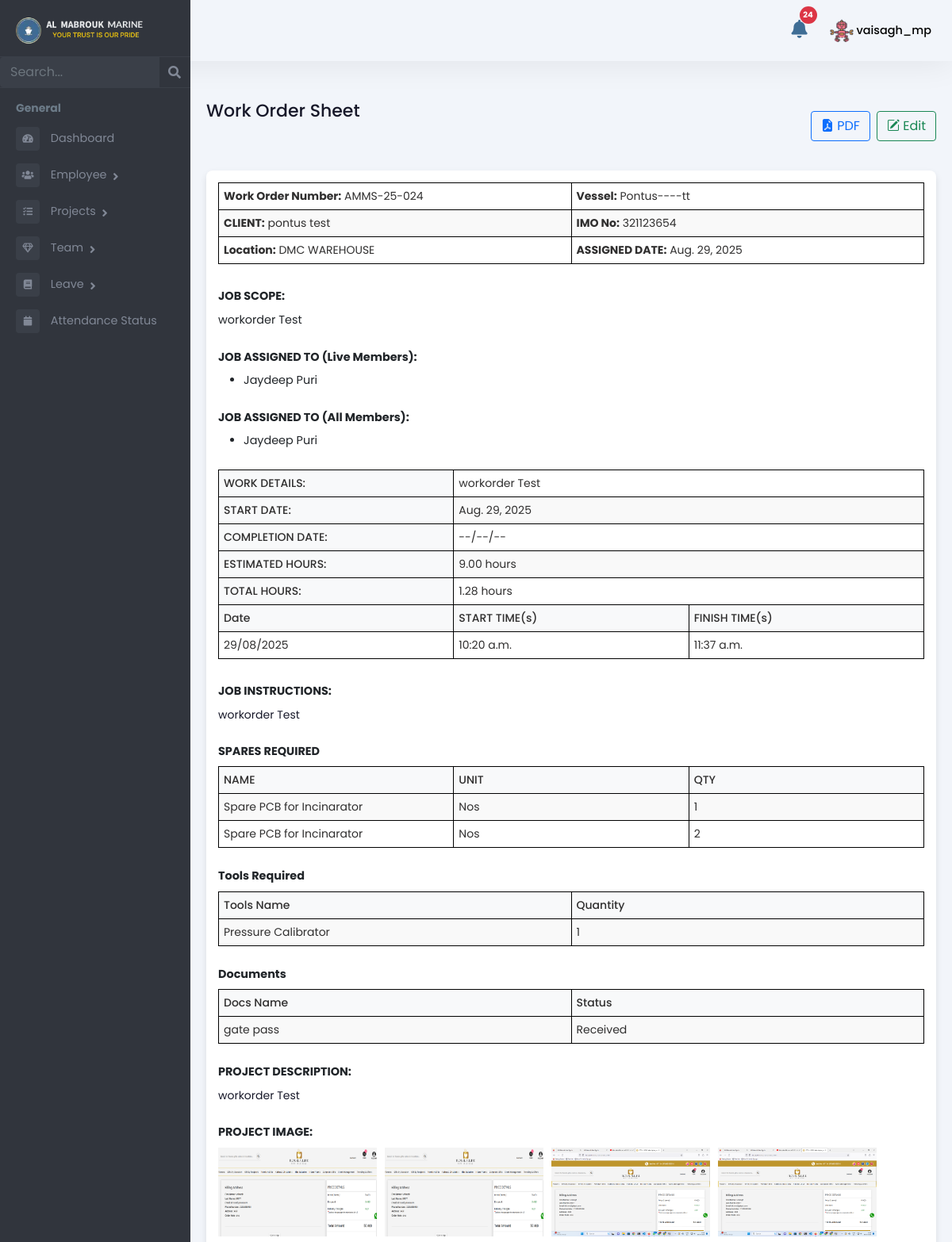
Before: /manager/work-order/view/27/ (signed in, upper part) with the older database file.
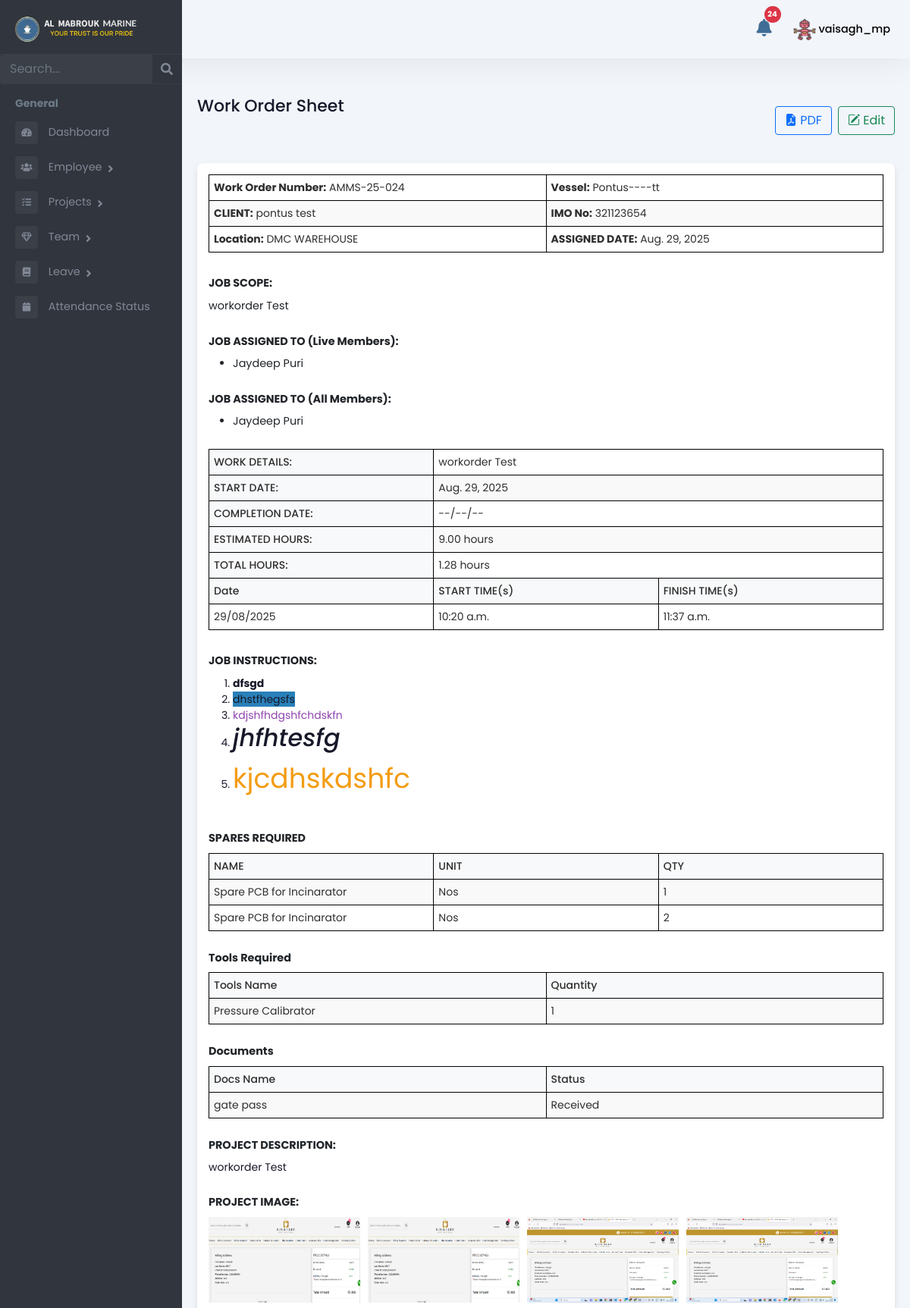
After: the same page with the newer database file.
### Admin/models.py (models this page shows, shortened)
class Employee(models.Model):
    user = models.OneToOneField(User, on_delete=models.CASCADE, related_name='employee_profile')
    is_employee = models.BooleanField(default=False)
    is_manager = models.BooleanField(default=False)
    is_administration = models.BooleanField(default=False)
    is_hr = models.BooleanField(default=False)
    rank = models.CharField(max_length=255, blank=True, null=True)
    salary = models.DecimalField(max_digits=10, decimal_places=2, blank=True, null=True)
    work_days = models.DecimalField(max_digits=10, decimal_places=2, default=0, blank=True)
    holidays = models.IntegerField(null=True, blank=True)
    overseas_days = models.IntegerField(default=0)
    date_of_birth = models.DateField(null=True, blank=True)
    phone_number = models.CharField(max_length=15, blank=True, null=True)
    date_of_join = models.DateField(null=True, blank=True)
    address = models.TextField(blank=True, null=True)
    profile_picture = models.ImageField(upload_to="profile_pictures/", null=True, blank=True)

class WorkOrder(models.Model):
    project = models.OneToOneField(Project, on_delete=models.CASCADE, related_name='workorder', null=True, blank=True)
    work_order_number = models.CharField(max_length=100, unique=True, null=True, blank=True)
    vessel = models.CharField(max_length=100, null=True, blank=True)
    client = models.CharField(max_length=100, null=True, blank=True)
    imo_no = models.CharField(max_length=50, null=True, blank=True)
    location = models.CharField(max_length=100, null=True, blank=True)
    assigned_date = models.DateField(null=True, blank=True)
    job_scope = models.TextField(null=True, blank=True)
    job_instructions = models.TextField(null=True, blank=True)
    project_description = models.TextField(null=True, blank=True)
    job_assigned_to = models.ManyToManyField(User, related_name='assigned_work_orders', blank=True)
    all_members = models.ManyToManyField(
        User, related_name='all_assigned_work_orders', blank=True
    )
    created_by = models.ForeignKey(User, on_delete=models.CASCADE, related_name='created_work_orders', null=True, blank=True)

class WorkOrderDetail(models.Model):
    work_order = models.ForeignKey(WorkOrder, on_delete=models.CASCADE, related_name='detail')
    start_date = models.DateField(null=True, blank=True)
    completion_date = models.DateField(null=True, blank=True)
    estimated_hours = models.DecimalField(max_digits=5, decimal_places=2, null=True, blank=True)
    start_time = models.TimeField(null=True, blank=True)
    finish_time = models.TimeField(null=True, blank=True)

class WorkOrderTime(models.Model):
    work_order = models.ForeignKey(WorkOrder, related_name="times", on_delete=models.CASCADE)
    date = models.DateField()
    start_time = models.TimeField()
    finish_time = models.TimeField()
    estimated_hours = models.DecimalField(
        max_digits=5, decimal_places=2, default=0, editable=False
    )

class Spare(models.Model):
    work_order = models.ForeignKey(WorkOrder, on_delete=models.CASCADE, related_name='spares')
    name = models.CharField(max_length=100)
    unit = models.CharField(max_length=50)
    quantity = models.IntegerField()

class Tool(models.Model):
    work_order = models.ForeignKey(WorkOrder, on_delete=models.CASCADE, related_name='tools')
    name = models.CharField(max_length=100)
    quantity = models.IntegerField()

class Document(models.Model):
    work_order = models.ForeignKey(WorkOrder, on_delete=models.CASCADE, related_name='documents')
    name = models.CharField(max_length=100)
    status = models.CharField(max_length=100)

class WorkOrderImage(models.Model):
    work_order = models.ForeignKey(WorkOrder, on_delete=models.CASCADE, related_name='images')
    image = models.ImageField(upload_to='work_order_images/')

### manager/views.py (the view)
# urls.py: path('work-order/view/<int:pk>/', views.view_work_order, name='view_work_order'),
@login_required
def view_work_order(request, pk):
    work_order = get_object_or_404(WorkOrder, pk=pk)
    work_order_detail = WorkOrderDetail.objects.filter(work_order=work_order).first()
    live_members = []
    if work_order.project:
        if hasattr(work_order.project, "teams"):  # many teams
            live_members = [
                emp.user for team in work_order.project.teams.all()
                for emp in team.employees.all()
            ]
        elif hasattr(work_order.project, "team"):  # single team
            live_members = [emp.user for emp in work_order.project.team.employees.all()]
    all_members = work_order.all_members.all()
    total_hours = (
        WorkOrderTime.objects.filter(work_order=work_order)
        .aggregate(total=Sum('estimated_hours'))['total'] or 0
    )
    total_hours = float(total_hours)
    return render(request, 'Manager/view_work_order.html', {
        'work_order': work_order,
        'work_order_detail': work_order_detail,
        'live_members': live_members,
        'all_members': all_members,
        'calculated_hours': total_hours,
    })

### templates/Manager/view_work_order.html (shortened to what this page needs)
{% extends 'Manager/managerbase.html' %}
{% load static %}
{% block content %}
<div class="d-flex justify-content-between align-items-center mb-4">
  <div class="pg-title">
    <h1>Work Order Sheet</h1>
  </div>
  <div class="d-flex gap-2">
      <a href="{% url 'download-work-order-pdf' work_order.id %}" class="btn btn-outline-primary">
        <i class="bi bi-file-earmark-pdf-fill"></i> PDF
      </a>
      <a href="{% url 'manager-update-work-order' work_order.id %}" class="btn btn-outline-success">
        <i class="bi bi-pencil-square"></i> Edit
      </a>
  </div>
</div>
<div class="widget-box table-wdgt">
  <table class="wo-table" style="width: 100%; margin-bottom: 30px;">
    <tr>
      <td><strong>Work Order Number:</strong> {{ work_order.work_order_number }}</td>
      <td><strong>Vessel:</strong> {{ work_order.vessel }}</td>
    </tr>
    <tr>
      <td><strong>CLIENT:</strong> {{ work_order.client }}</td>
      <td><strong>IMO No:</strong> {{ work_order.imo_no }}</td>
    </tr>
    <tr>
      <td><strong>Location:</strong> {{ work_order.location }}</td>
      <td><strong>ASSIGNED DATE:</strong> {{ work_order.assigned_date }}</td>
    </tr>
  </table>
  <div class="wo-section">
    <div class="wo-title">JOB SCOPE:</div>
    <div>{{ work_order.job_scope }}</div>
  </div>
  <div class="wo-section">
    <div class="wo-title">JOB ASSIGNED TO (Live Members):</div>
    <ul>
      {% for user in live_members %}
        <li>{{ user.get_full_name|default:user.username }}</li>
      {% empty %}
        <li>No live team members assigned.</li>
      {% endfor %}
    </ul>
  </div>
  <div class="wo-section">
    <div class="wo-title">JOB ASSIGNED TO (All Members):</div>
    <ul>
      {% for user in all_members %}
        <li>{{ user.get_full_name|default:user.username }}</li>
      {% empty %}
        <li>No one assigned.</li>
      {% endfor %}
    </ul>
  </div>
  <table class="wo-table" style="width: 100%; margin-bottom: 30px;">
      <tr>
          <th>WORK DETAILS:</th>
          <td colspan="3">{{ work_order.job_scope }}</td>
      </tr>
      <tr>
          <th>START DATE:</th>
          <td colspan="3">{{ work_order_detail.start_date }}</td>
      </tr>
      <tr>
          <th>COMPLETION DATE:</th>
          <td colspan="3">{{ work_order_detail.completion_date|default:"--/--/--" }}</td>
      </tr>
      <tr>
          <th>ESTIMATED HOURS:</th>
          <td colspan="3">{{ work_order_detail.estimated_hours|default:"0" }} hours</td>
      </tr>
      <tr>
          <th>TOTAL HOURS:</th>
          <td colspan="3">{{ calculated_hours|floatformat:2 }} hours</td>
      </tr>
      <tr>
      <th>Date</th>
      <th colspan="2">START TIME(s)</th>
      <th colspan="2">FINISH TIME(s)</th>
      </tr>
      {% for t in work_order.times.all %}
      <tr>
          <td>{{ t.date|date:"d/m/Y" }}</td>
          <td colspan="2">{{ t.start_time|default:"00:00" }}</td>
          <td colspan="2">{{ t.finish_time|default:"00:00" }}</td>
      </tr>
      {% empty %}
      <tr>
          <td colspan="5">No time entries</td>
      </tr>
      {% endfor %}
      </table>
  <div class="wo-section">
    <div class="wo-title">JOB INSTRUCTIONS:</div>
    <pre>{{ work_order.job_instructions | safe }}</pre>
  </div>
  <div class="wo-section">
    <div class="wo-title">SPARES REQUIRED</div>
    <table class="wo-table" style="width: 100%;">
      <tr>
        <th>NAME</th>
        <th>UNIT</th>
        <th>QTY</th>
      </tr>
      {% for spare in work_order.spares.all %}
      <tr>
        <td>{{ spare.name }}</td>
        <td>{{ spare.unit }}</td>
        <td>{{ spare.quantity }}</td>
      </tr>
      {% endfor %}
    </table>
  </div>
  <div class="wo-section">
    <div class="wo-title">Tools Required</div>
    <table class="wo-table" style="width: 100%;">
      <tr>
        <th>Tools Name</th>
        <th>Quantity</th>
      </tr>
      {% for tool in work_order.tools.all %}
      <tr>
        <td>{{ tool.name }}</td>
        <td>{{ tool.quantity }}</td>
      </tr>
      {% endfor %}
    </table>
  </div>
  <div class="wo-section">
    <div class="wo-title">Documents</div>
    <table class="wo-table" style="width: 100%;">
      <tr>
        <th>Docs Name</th>
        <th>Status</th>
      </tr>
      {% for doc in work_order.documents.all %}
      <tr>
        <td>{{ doc.name }}</td>
        <td>{{ doc.status }}</td>
      </tr>
      {% endfor %}
    </table>
  </div>
  <div class="wo-section">
    <div class="wo-title">PROJECT DESCRIPTION:</div>
    <div>{{ work_order.project_description|linebreaks }}</div>
  </div>
  {% if work_order.images.exists %}
    <div class="wo-section">
      <div class="wo-title">PROJECT IMAGE:</div>
      <div style="display: flex; gap: 10px; flex-wrap: wrap;">
        {% for img in work_order.images.all %}
          <img src="{{ img.image.url }}" alt="Project Image" style="width: 200px; height: auto;" />
        {% endfor %}
      </div>
  {% else %}
    <p>No images uploaded.</p>
  {% endif %}
</div>
{% endblock %}

### templates/Manager/managerbase.html (shortened to what this page needs)
{% load static %}
<!DOCTYPE html>
<html lang="en">
<head>
    <link rel="stylesheet" href="{% static 'assets/vendor/bootstrap/css/bootstrap.min.css' %}" />
    <link href="https://use.fontawesome.com/releases/v5.0.6/css/all.css" rel="stylesheet" />
    <link rel="stylesheet" href="{% static 'assets/styles.css' %}" />
    <link href="https://cdn.jsdelivr.net/npm/select2@4.0.13/dist/css/select2.min.css" rel="stylesheet" />
    <link href="https://cdn.jsdelivr.net/npm/bootstrap-icons@1.11.3/font/bootstrap-icons.css" rel="stylesheet">
    <link rel="stylesheet" href="{% static 'assets/css/style.css' %}" />
</head>
<body>
    <header>
      <div class="mb-top-hdr">
        <div class="hdr-notification">
        <a href="#" id="open-notification-popup">
            <button type="button" class="btn btn-primary position-relative">
                <i class="fas fa-bell"></i>
                <span id="notification-count" class="position-absolute top-0 start-100 translate-middle badge rounded-pill bg-danger">
                </span>
            </button>
        </a>
    </div>
      <div class="hdr-user">
          <div class="dropdown">
              <button class="btndropdown-toggle" type="button" id="dropdownMenuButton1"
                  data-bs-toggle="dropdown" aria-expanded="false">
                  {% if request.user.employee_profile.profile_picture %}
                      <img src="{{ request.user.employee_profile.profile_picture.url }}"
                           alt="Profile Picture"
                           class="rounded-circle"
                           style="width: 30px; height: 30px; object-fit: cover;">
                  {% else %}
                      <i class="fas fa-user"></i>
                  {% endif %}
                  <span>{{ request.user.first_name }}_{{ request.user.last_name }}</span>
              </button>
          </div>
      </div>
      </div>
  </header>
    <div class="page-wrapper chiller-theme toggled"  id="content">
        <nav id="sidebar"  class="sidebar-wrapper sidebar">
            <div class="sidebar-content">
              <div class="sidebar-brand">
                <a href="{% url 'manager-dashboard' %}"><img src="{% static 'assets/images/almabrouk-logo.webp' %}"
                  alt="Almabrouk Marine Logo" /></a>
              </div>
              <div class="sidebar-search">
                <form method="get" action="{% url 'manager_search_redirect' %}">
                  <div class="input-group">
                    <input
                      type="text"
                      name="search"
                      class="form-control search-menu"
                      placeholder="Search..."
                      value="{{ search_query }}"
                    />
                    <div class="input-group-append">
                  <button class="input-group-text" type="submit" style="border: none; background: none;">
                    <i class="fa fa-search" aria-hidden="true"></i>
                  </button>
                </div>
                  </div>
                </form>
              </div>
              <div class="sidebar-menu">
                <ul>
                  <li class="header-menu">
                    <span>General</span>
                  </li>
                  <li>
                    <a href="{% url 'manager-dashboard' %}">
                      <i class="fa fa-tachometer-alt"></i>
                      <span>Dashboard</span>
                    </a>
                  </li>
                  <li class="sidebar-dropdown">
                    <a href="#">
                      <i class="fas fa-users"></i>
                      <span>Employee</span>
                    </a>
                  </li>
                  <li class="sidebar-dropdown">
                    <a href="#">
                      <i class="fas fa-tasks"></i>
                      <span>Projects</span>
                    </a>
                  </li>
                  <li class="sidebar-dropdown">
                    <a href="#">
                      <i class="far fa-gem"></i>
                      <span>Team</span>
                    </a>
                  </li>
                  <li class="sidebar-dropdown">
                    <a href="#">
                      <i class="fa fa-book"></i>
                      <span>Leave</span>
                    </a>
                  </li>
                  <li>
                    <a href="{% url 'attendance_status' %}">
                      <i class="fa fa-calendar"></i>
                      <span>Attendance Status</span>
                    </a>
                  </li>
                </ul>
              </div>
            </div>
          </nav>
        {% block content %}
        {% endblock %}
    </div>
</body>
</html>

### templates/Manager/view_work_order.html (style rules this page uses)
.wo-table, .wo-table th, .wo-table td { border: 1px solid black; border-collapse: collapse; padding: 6px; font-size: 14px; color: rgb(48, 47, 47); }
.wo-section { margin-bottom: 25px; }
.wo-title { font-weight: bold; margin-bottom: 8px; }
.wo-section pre { white-space: nowrap; margin: 0; padding: 0; line-height: 1.5; }

Changed rows visible on the page:
changed WorkOrder "workorder Test": job_instructions "workorder Test" → "dfsgd dhstfhegsfs kdjshfhdgshfchdskfn jhfhtesfg kjcdhskdshfc"
